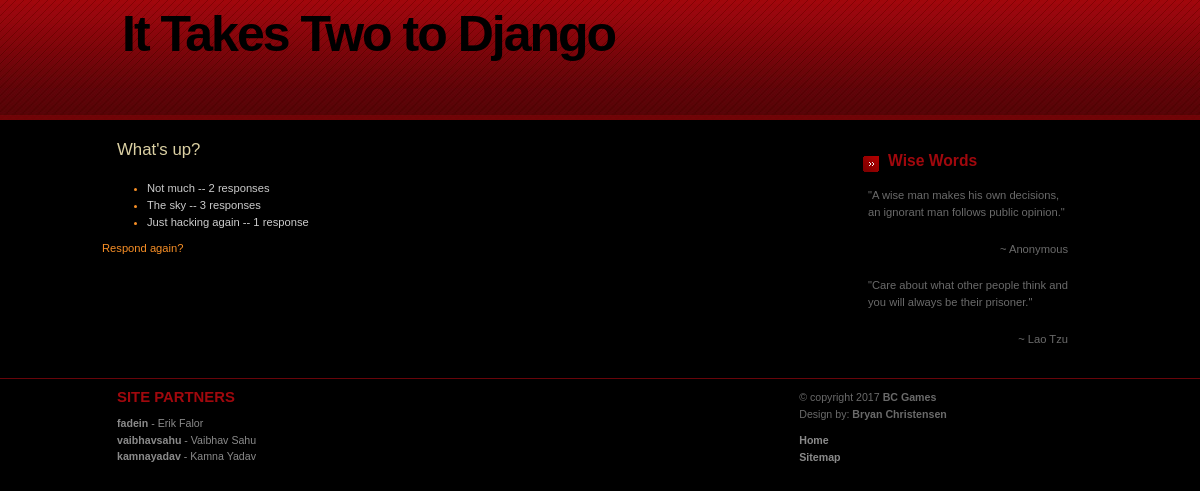
Page /polls/1/results/ on the committed database.
### polls/models.py (models this page shows, shortened)
class Question(models.Model):
  question_text = models.CharField(max_length=200)
  pub_date = models.DateTimeField('date published')
  def was_published_recently(self):
    now = timezone.now()
    return now - datetime.timedelta(days=1) <= self.pub_date <= now
  was_published_recently.admin_order_field = 'pub_date'
  was_published_recently.boolean = True
  was_published_recently.short_description = 'Published recently?'

class Choice(models.Model):
  question = models.ForeignKey(Question, on_delete=models.CASCADE)
  choice_text = models.CharField(max_length=200)
  votes = models.IntegerField(default=0)

### polls/views.py (the view)
# urls.py: url(r'^(?P<pk>[0-9]+)/results/$', views.ResultsView.as_view(), name='results'),
class ResultsView(generic.DetailView):
  model = Question
  template_name = 'polls/results.html'

### polls/templates/polls/results.html
{% load staticfiles %}
<link rel="stylesheet" type="text/css" href="{% static 'polls/style.css' %}" />
<div id="header"><div id="header-content">
    <h1 id="logo">It Takes Two to Django</h1>
</div></div>
<div id="content-wrap"><div id="content">
    <div id="sidebar">
        <div class="sidebox">
				<h1>Wise Words</h1>
				<p>&quot;A wise man makes his own decisions, an ignorant man follows public opinion.&quot;</p>
				<p class="align-right">~ Anonymous</p>
				<p>&quot;Care about what other people think and you will always be their prisoner.&quot;</p>
                <p class="align-right">~ Lao Tzu</p>
			</div>
    </div>
    <div id="main">
        <h1>{{ question.question_text }}</h1>
        <ul>
            {% for choice in question.choice_set.all %}
            <li><span>{{ choice.choice_text }} -- {{ choice.votes }} response{{ choice.votes|pluralize }}</span></li>
            {% endfor %}
        </ul>
        <a href="{% url 'polls:detail' question.id %}">Respond again?</a>
    </div>
</div></div>
<div id="footer"><div id="footer-content">
    <div class="col float-left">
        <h2>Site Partners</h2>
			<ul>
				<li><a href="https://c9.io/fadein/"><strong>fadein</strong> - Erik Falor</a></li>
				<li><a href="https://c9.io/vaibhavsahu/"><strong>vaibhavsahu</strong> - Vaibhav Sahu</a></li>
				<li><a href="https://c9.io/kamnayadav/"><strong>kamnayadav</strong> - Kamna Yadav</a></li>
			</ul>
    </div>
    <div class="col2 float-right">
			<p>
			&copy; copyright 2017 <strong>BC Games</strong><br />
			Design by: <strong>Bryan Christensen</strong>&nbsp; &nbsp;
			<ul>
				<li><a href="{% url 'polls:index' %}"><strong>Home</strong></a></li>
				<li><a href="{% url 'polls:index' %}"><strong>Sitemap</strong></a></li>
			</ul>
		</div>
</div></div>

### polls/static/polls/style.css (style rules this page uses)
* { padding: 0; margin: 0; }
a { color: #F88F26; background-color: inherit; text-decoration: none }
h1, h2, h3 { font: bold 1.3em 'Trebuchet MS', Arial, Sans-serif; color: #A0080D; }
h1 { font-size: 1.6em; }
h2 { font-size: 1.4em; text-transform:uppercase; }
#main h1 { font: normal 1.5em 'Trebuchet MS', Arial, Sans-serif; color: #DBD0A3; }
#sidebar h1 { font: bold 1.4em 'Trebuchet MS', Arial, Sans-serif; background: #000 url(arrow.gif) no-repeat 10px .7em; padding: 7px 0 7px 35px; color: #A0080D; }
p, h1, h2, h3 { margin: 0; padding: 10px 15px; }
ul, ol { margin: 10px 30px; padding: 0 15px; color: #F88F26; }
ul span, ol span { color: #CCC; }
#header-content, #footer-content, #content { width: 83%; }
#header { background: #444 url(headerbg.jpg) repeat-x 0 0; height: 120px; text-align: left; }
#header-content { position: relative; margin: 0 auto; padding: 0; }
#header-content #logo { position: absolute; font: bold 50px Verdana, 'Trebuchet Ms', Sans-serif; letter-spacing: -2px; color: #000; margin: 0; padding: 0; top: 5px; left: 20px; }
#content-wrap { clear: both; float: left; background: #000; width: 100%; }
#content { text-align: left; padding: 0; margin: 0 auto; }
#sidebar { float: right; width: 260px; margin: 10px 0; padding: 0; }
#sidebar .sidebox { background: #000; margin: 5px 15px 10px 15px; }
#main { margin: 10px 0; padding: 0 270px 0 0; }
#footer { clear: both; margin: 0; padding: 0; border-top: 1px solid #68050A; font-size: 95%; text-align: left; }
#footer h2, #footer p { padding-left: 0; }
#footer-content { margin: 0 auto; }
#footer-content a { text-decoration: none; color: #8A8A8A; }
#footer-content ul { list-style: none; margin: 0; padding: 0; }
#footer-content .col { width: 32%; padding: 0 5px 30px 15px; }
#footer-content .col2 { width: 30%; padding: 0 0 30px 0; }
.float-left { float: left; }
.float-right { float: right; }
.align-right { text-align: right; }

### rows in the picture
Question: question_text "What's up?"
Choice: choice_text "Not much", votes "2"
Choice: choice_text "The sky", votes "3"
Choice: choice_text "Just hacking again", votes "1"
